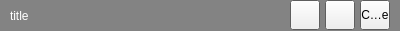
<?xml version="1.0" encoding="UTF-8"?>
<ui version="4.0">
 <class>OTitleBar</class>
 <widget class="QWidget" name="OTitleBar">
  <property name="geometry">
   <rect>
    <x>0</x>
    <y>0</y>
    <width>400</width>
    <height>31</height>
   </rect>
  </property>
  <property name="sizePolicy">
   <sizepolicy hsizetype="Preferred" vsizetype="Preferred">
    <horstretch>0</horstretch>
    <verstretch>0</verstretch>
   </sizepolicy>
  </property>
  <property name="palette">
   <palette>
    <active>
     <colorrole role="WindowText">
      <brush brushstyle="SolidPattern">
       <color alpha="255">
        <red>255</red>
        <green>255</green>
        <blue>255</blue>
       </color>
      </brush>
     </colorrole>
     <colorrole role="Base">
      <brush brushstyle="SolidPattern">
       <color alpha="255">
        <red>255</red>
        <green>255</green>
        <blue>255</blue>
       </color>
      </brush>
     </colorrole>
     <colorrole role="Window">
      <brush brushstyle="SolidPattern">
       <color alpha="255">
        <red>131</red>
        <green>131</green>
        <blue>131</blue>
       </color>
      </brush>
     </colorrole>
    </active>
    <inactive>
     <colorrole role="WindowText">
      <brush brushstyle="SolidPattern">
       <color alpha="255">
        <red>255</red>
        <green>255</green>
        <blue>255</blue>
       </color>
      </brush>
     </colorrole>
     <colorrole role="Base">
      <brush brushstyle="SolidPattern">
       <color alpha="255">
        <red>255</red>
        <green>255</green>
        <blue>255</blue>
       </color>
      </brush>
     </colorrole>
     <colorrole role="Window">
      <brush brushstyle="SolidPattern">
       <color alpha="255">
        <red>131</red>
        <green>131</green>
        <blue>131</blue>
       </color>
      </brush>
     </colorrole>
    </inactive>
    <disabled>
     <colorrole role="WindowText">
      <brush brushstyle="SolidPattern">
       <color alpha="255">
        <red>120</red>
        <green>120</green>
        <blue>120</blue>
       </color>
      </brush>
     </colorrole>
     <colorrole role="Base">
      <brush brushstyle="SolidPattern">
       <color alpha="255">
        <red>131</red>
        <green>131</green>
        <blue>131</blue>
       </color>
      </brush>
     </colorrole>
     <colorrole role="Window">
      <brush brushstyle="SolidPattern">
       <color alpha="255">
        <red>131</red>
        <green>131</green>
        <blue>131</blue>
       </color>
      </brush>
     </colorrole>
    </disabled>
   </palette>
  </property>
  <property name="windowTitle">
   <string>Form</string>
  </property>
  <property name="autoFillBackground">
   <bool>true</bool>
  </property>
  <layout class="QHBoxLayout" name="horizontalLayout_6">
   <property name="spacing">
    <number>6</number>
   </property>
   <property name="leftMargin">
    <number>10</number>
   </property>
   <property name="topMargin">
    <number>0</number>
   </property>
   <property name="rightMargin">
    <number>10</number>
   </property>
   <property name="bottomMargin">
    <number>0</number>
   </property>
   <item>
    <layout class="QHBoxLayout" name="centralLayout">
     <property name="spacing">
      <number>5</number>
     </property>
     <property name="sizeConstraint">
      <enum>QLayout::SetDefaultConstraint</enum>
     </property>
     <item>
      <widget class="QLabel" name="label_title">
       <property name="sizePolicy">
        <sizepolicy hsizetype="Preferred" vsizetype="Preferred">
         <horstretch>0</horstretch>
         <verstretch>0</verstretch>
        </sizepolicy>
       </property>
       <property name="minimumSize">
        <size>
         <width>0</width>
         <height>0</height>
        </size>
       </property>
       <property name="maximumSize">
        <size>
         <width>16777215</width>
         <height>40</height>
        </size>
       </property>
       <property name="styleSheet">
        <string notr="true"/>
       </property>
       <property name="frameShape">
        <enum>QFrame::NoFrame</enum>
       </property>
       <property name="midLineWidth">
        <number>0</number>
       </property>
       <property name="text">
        <string>title</string>
       </property>
       <property name="textFormat">
        <enum>Qt::PlainText</enum>
       </property>
       <property name="scaledContents">
        <bool>false</bool>
       </property>
       <property name="alignment">
        <set>Qt::AlignLeading|Qt::AlignLeft|Qt::AlignVCenter</set>
       </property>
       <property name="wordWrap">
        <bool>false</bool>
       </property>
       <property name="margin">
        <number>0</number>
       </property>
       <property name="indent">
        <number>0</number>
       </property>
      </widget>
     </item>
     <item>
      <spacer name="horizontalSpacer">
       <property name="orientation">
        <enum>Qt::Horizontal</enum>
       </property>
       <property name="sizeHint" stdset="0">
        <size>
         <width>40</width>
         <height>20</height>
        </size>
       </property>
      </spacer>
     </item>
     <item>
      <widget class="QPushButton" name="btnMin">
       <property name="sizePolicy">
        <sizepolicy hsizetype="Preferred" vsizetype="Fixed">
         <horstretch>0</horstretch>
         <verstretch>0</verstretch>
        </sizepolicy>
       </property>
       <property name="minimumSize">
        <size>
         <width>0</width>
         <height>0</height>
        </size>
       </property>
       <property name="maximumSize">
        <size>
         <width>30</width>
         <height>30</height>
        </size>
       </property>
       <property name="text">
        <string/>
       </property>
       <property name="icon">
        <iconset resource="../../resources.qrc">
         <normaloff>:/resources/icon/window_title_minimal.png</normaloff>:/resources/icon/window_title_minimal.png</iconset>
       </property>
      </widget>
     </item>
     <item>
      <widget class="QPushButton" name="btnMax">
       <property name="sizePolicy">
        <sizepolicy hsizetype="Preferred" vsizetype="Fixed">
         <horstretch>0</horstretch>
         <verstretch>0</verstretch>
        </sizepolicy>
       </property>
       <property name="maximumSize">
        <size>
         <width>30</width>
         <height>30</height>
        </size>
       </property>
       <property name="text">
        <string/>
       </property>
       <property name="icon">
        <iconset resource="../../resources.qrc">
         <normaloff>:/resources/icon/window_title_max.png</normaloff>:/resources/icon/window_title_max.png</iconset>
       </property>
      </widget>
     </item>
     <item>
      <widget class="QToolButton" name="btnClose">
       <property name="sizePolicy">
        <sizepolicy hsizetype="Preferred" vsizetype="Fixed">
         <horstretch>0</horstretch>
         <verstretch>0</verstretch>
        </sizepolicy>
       </property>
       <property name="maximumSize">
        <size>
         <width>30</width>
         <height>30</height>
        </size>
       </property>
       <property name="text">
        <string>Close</string>
       </property>
       <property name="icon">
        <iconset resource="../../resources.qrc">
         <normaloff>:/resources/icon/window_title_close.png</normaloff>:/resources/icon/window_title_close.png</iconset>
       </property>
      </widget>
     </item>
    </layout>
   </item>
  </layout>
 </widget>
 <resources>
  <include location="../../resources.qrc"/>
 </resources>
 <connections/>
</ui>
